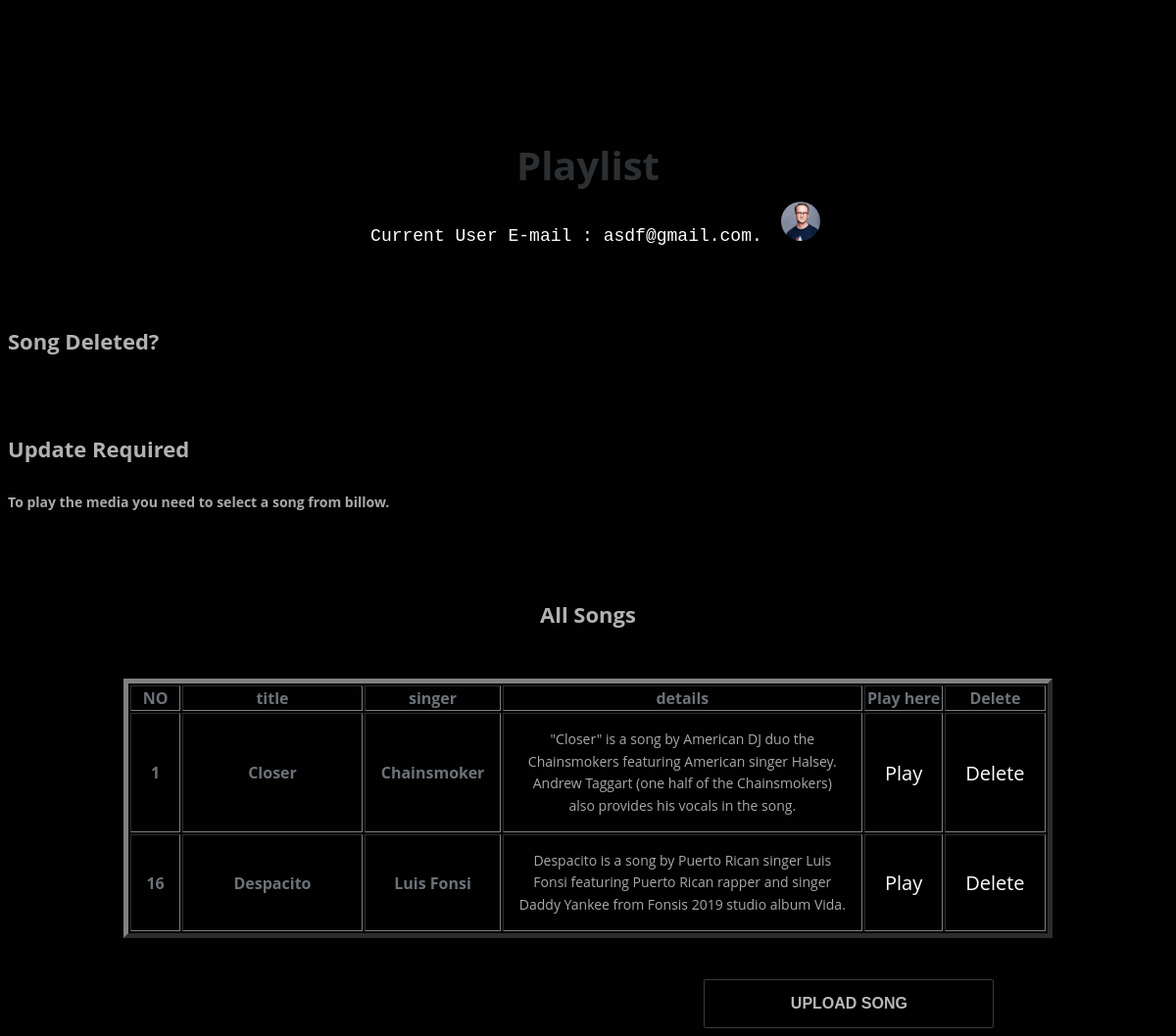
/playlist.php?On=1 (signed in), run on the app's committed database.
### tables this page shows
CREATE TABLE `playlist` (
  `No` int(101) NOT NULL,
  `user` text NOT NULL,
  `cover` text NOT NULL,
  `song` text NOT NULL,
  `title` text NOT NULL,
  `singer` text NOT NULL,
  `details` text NOT NULL
);

CREATE TABLE `user` (
  `No` int(55) NOT NULL,
  `name` varchar(101) NOT NULL,
  `phone` varchar(55) NOT NULL,
  `email` varchar(101) NOT NULL,
  `city` varchar(101) NOT NULL,
  `password` varchar(101) NOT NULL,
  `usrimg` text NOT NULL
);

### playlist.php (the view, shortened to what this page needs)
<html>
<head>
<link rel="stylesheet" href="css/main.css">
<link href="https://cdnjs.cloudflare.com/ajax/libs/font-awesome/4.7.0/css/font-awesome.min.css" rel="stylesheet">
</head>
<body>
<?php
include "config/config.php";
$stmt = $conn->prepare("Select usrimg from user where email='".$_SESSION["email"]."'");
 $stmt->execute();
 $stmt->bind_result($aaa);
 while($stmt->fetch()){
 $temp = array();
 $temp['aaa'] = $aaa;
 array_push($temp);
 }
 ?>
    <div class="section-header">
              <h2 >Playlist</h2>
              <p1 style=" color: white; font-size: 18px; font-family:'Courier New'; margin-left: 15px; margin-bottom: 75px; "> Current User E-mail : <?php echo $_SESSION["email"];?>.</p1>
              <img src="user_images/<?php echo implode(" ",$temp);?>" class="img-circle" alt="User Pic" height="40" weight="25" style="border-radius: 50%; margin-top: -120px; margin-left: 15px; display:inline;">
            </div>
<div class="center">
<section id="Play" >
          <?php
if(isset($_GET['On'])) {
  $id=$_GET['On'];
  $result = mysqli_query($conn,"SELECT * FROM playlist where No=" . $id);
    if($result){
      while($row = mysqli_fetch_array($result))
      {
         $song = "music/$row[song]";
         if( unlink($song)){
            mysqli_query($conn,"DELETE FROM playlist where No=" . $id);
            echo "<br><h4><b>Song Deleted?<b></h4><br>";
          }
       }
   }
  }
?>
        </div>
          <h4><b>Update Required</b></h4>
          <p> To play the media you need to select a song from billow.</p>
</body>
</html>
<?php
$sql = "SELECT No FROM user WHERE email='".$_SESSION["email"]."'";
$result = $conn->query($sql);
if ($result->num_rows > 0) {
  while($row = $result->fetch_assoc()) {
    $result = mysqli_query($conn,"SELECT * FROM playlist WHERE user='". $row["No"]. "'");
echo '<br><br><h4 align="center"><b>All Songs</b></h4><br>';
echo "<table border='5px' align='center' class='center' style='width: 80%;'>
<tr>
<th style='width: 5%;'>NO</th><th style='width: 20%;'>title</th><th style='width: 15%;'>singer</th><th>details</th><th>Play here</th><th>Delete</th></tr>";
while($row = mysqli_fetch_array($result))
{
echo "<tr>";
echo "<td><b>" . $row['No'] . "</b></td>";
echo "<td><b>" . $row['title'] . "</b></td>";
echo "<td><b>" . $row['singer'] . "</b></td>";
echo "<td><p >" . $row['details'] . "</p></td>";
?>
<?php
echo "<td><a  class = 'a' href='playlist.php?No={$row['No']}' > Play </a></td>";
echo "<td><a  class = 'a' href='playlist.php?On={$row['No']}' > Delete </a></td>";
echo "</tr>";
}
echo "</table>";
}
}
?>
<div style = "margin-left: auto; margin-right: auto;" >
        <a href='upload.php'> <button class="btn btn-large" style = "  width:25%;">Upload Song</button></a>
 </div>

### css/main.css (style rules this page uses)
p { font-size: 14px; line-height: 22.4px; color: #a9a9a9; }
h2 { font-size: 40px; color: #2d3033; }
h4 { font-size: 22px; color: #b1b1b1; font-weight: 400; }
.btn { background-color: #000000; color: rgba(255, 255, 255, 0.72); font-size: 16px; font-weight: 600; border: 0; text-decoration: none; border-radius: 2px; display: inline-block; text-transform: uppercase; border: 1px solid #3a3a3a; margin-top: 20px; }
.btn-large { margin-left: 60%; padding: 15px 40px; text-decoration: none; background: #000000; }
body { font-family: "Open Sans", Arial, sans-serif; font-weight: 400; color: #6c7279; background: #010101; }
.section-header { text-align: center; padding-bottom: 30px; padding-top: 100px; }

### playlist.php (style rules this page uses)
td { text-align: center; padding: 15px; }
.a { font-size: 20px; padding: 5px; text-align: center; text-decoration: none; color: #fff; background: black; }

### data on the page
playlist: song "Song Deleted?", No "1", title "Closer", singer "Chainsmoker", details "\"Closer\" is a song by American DJ duo the Chainsmokers featuring American singer Halsey. Andrew Taggart (one half of the Chainsmokers) also provides his vocals in the song."
playlist: No "16", title "Despacito", singer "Luis Fonsi", details "Despacito is a song by Puerto Rican singer Luis Fonsi featuring Puerto Rican rapper and singer Daddy Yankee from Fonsis 2019 studio album Vida."

### other printed values
$_SESSION["email"] "asdf@gmail.com"
